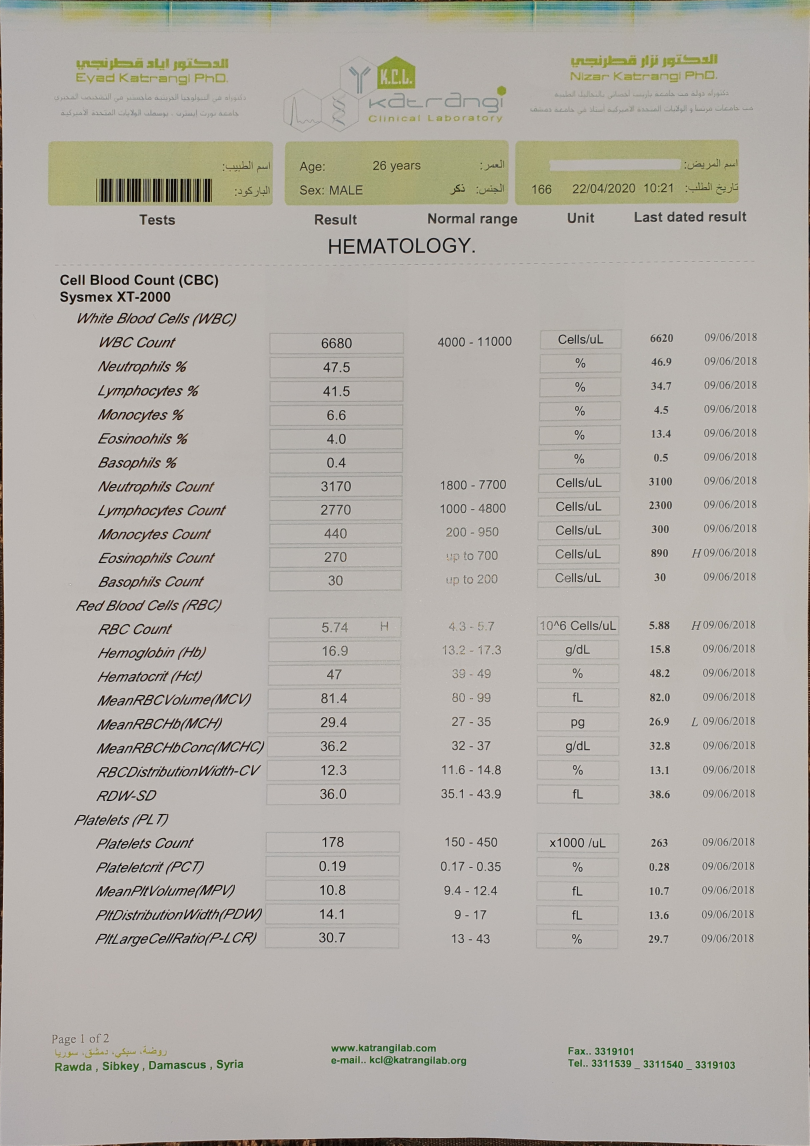
#> input picture OCR/Template Matching/Katrangi.jpg, 2428 x 3437 px, found by its file name (shown at 1/3 size); the run also reads 1 picture not shown here
$ python TemplateMatching.py
#> lines starting #> are read from the running program, lines starting #| are printed output that depends on the picture
import cv2


# Using raw string paths for images
shami = cv2.imread(r"D:/omar/Scanned Report to EHR/OCR/Template Matching/Shami_test.jpg", 0)
katrangi = cv2.imread(r"D:/omar/Scanned Report to EHR/OCR/Template Matching/Katrangi.jpg", 0)
#> katrangi: shape (3437, 2428); min 0, max 252, mean 174.8
wasara = cv2.imread(r"D:/omar/Scanned Report to EHR/OCR/Template Matching/wasara.jpg", 0)
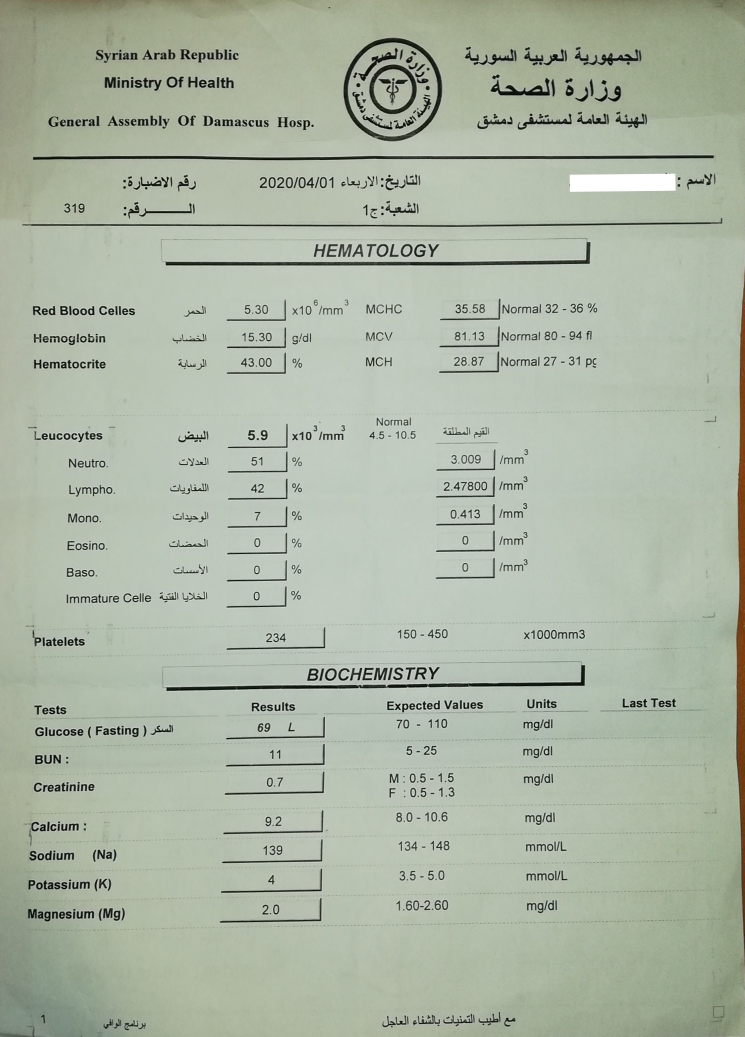
#> input picture OCR/Template Matching/wasara.jpg, 1489 x 2073 px, found by its file name (shown at 1/2 size)
#> wasara: shape (2073, 1489); min 0, max 255, mean 176.8
teshren = cv2.imread(r"D:/omar/Scanned Report to EHR/OCR/Template Matching/Teshren.jpg", 0)
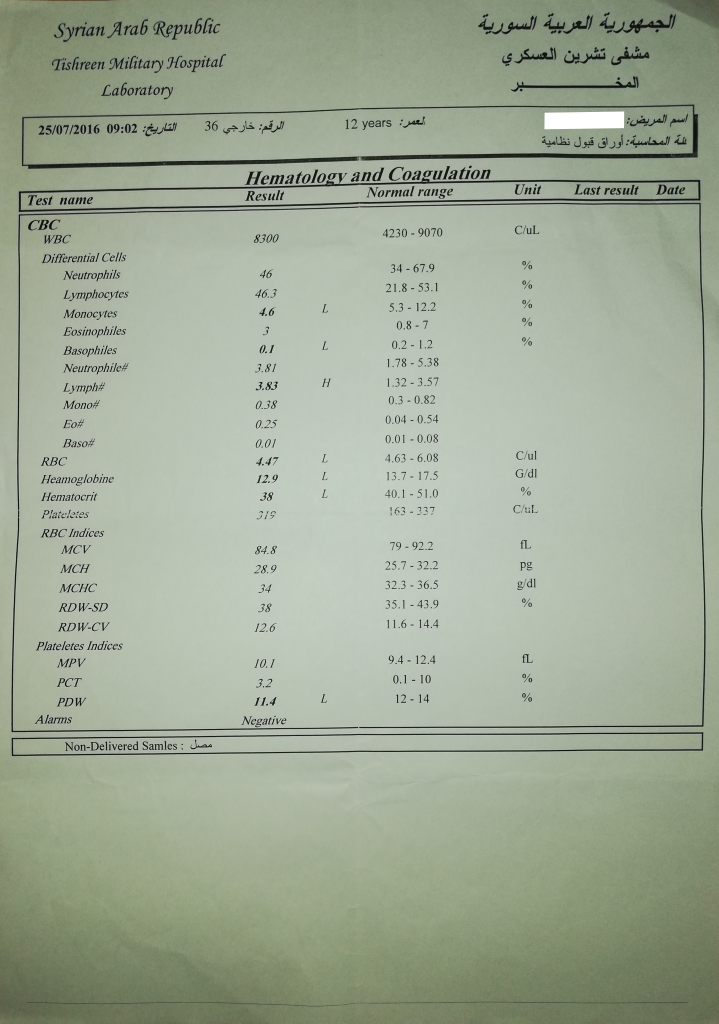
#> input picture OCR/Template Matching/Teshren.jpg, 2873 x 4094 px, found by its file name (shown at 1/4 size)
#> teshren: shape (4094, 2873); min 0, max 255, mean 163.8
abnsena = cv2.imread(r"D:/omar/Scanned Report to EHR/OCR/Template Matching/Abnsena.jpg", 0)
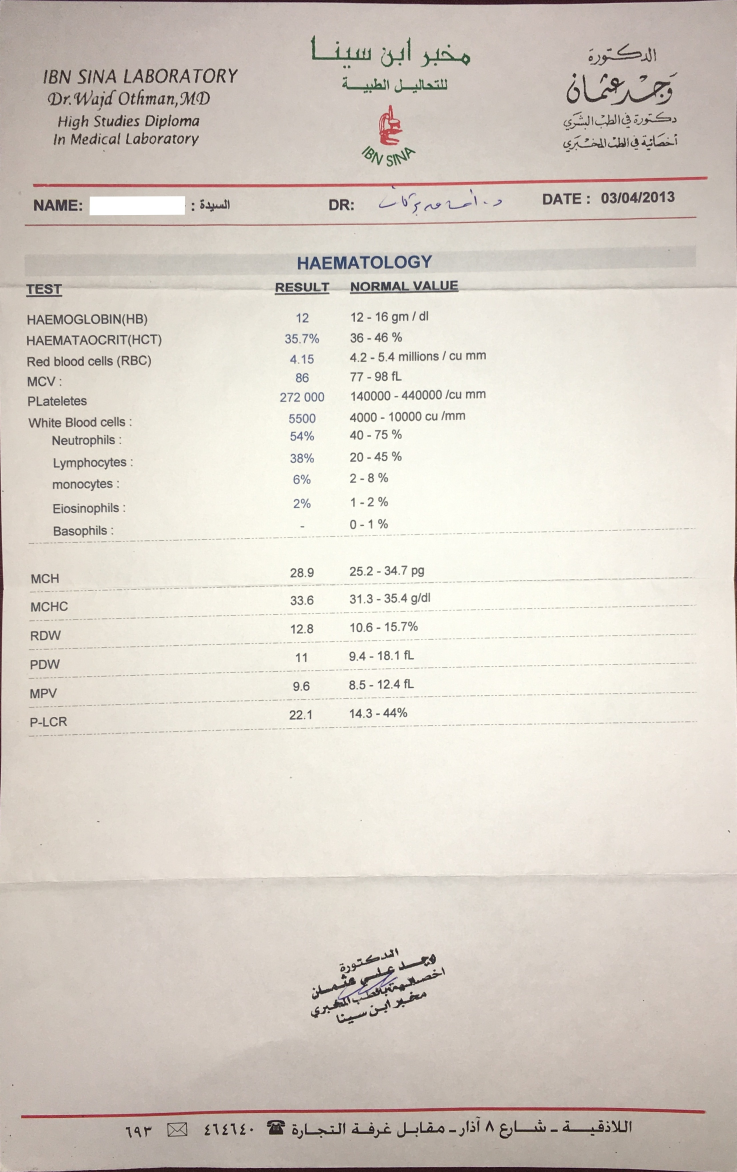
#> input picture OCR/Template Matching/Abnsena.jpg, 2209 x 3515 px, found by its file name (shown at 1/3 size)
#> abnsena: shape (3515, 2209); min 2, max 255, mean 210.3


katrangi = cv2.resize(katrangi, (400, 400), interpolation=cv2.INTER_AREA)
#> katrangi: shape (400, 400)
shami = cv2.resize(shami, (400, 400), interpolation=cv2.INTER_AREA)
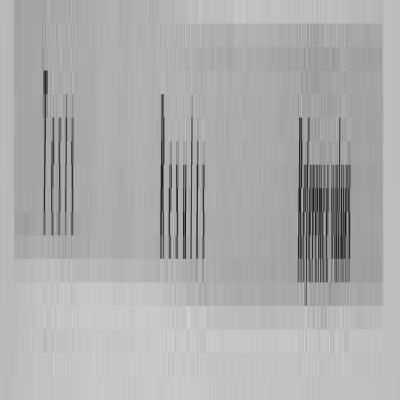
#> shami: shape (400, 400); min 18, max 209, mean 172.5
wasara = cv2.resize(wasara, (400, 400), interpolation=cv2.INTER_AREA)
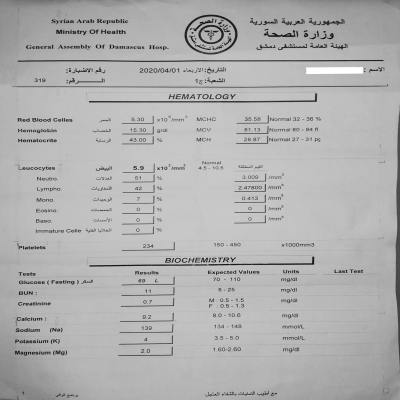
#> wasara: shape (400, 400); min 11, max 255, mean 176.8
teshren = cv2.resize(teshren, (400, 400), interpolation=cv2.INTER_AREA)
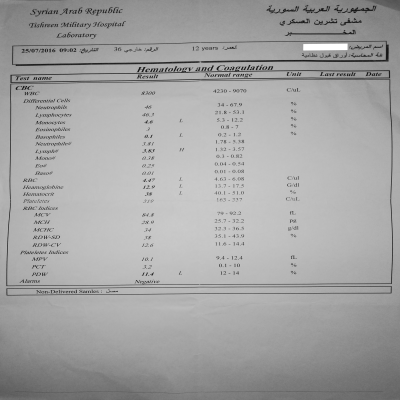
#> teshren: shape (400, 400); min 17, max 255, mean 163.8
abnsena = cv2.resize(abnsena, (400, 400), interpolation=cv2.INTER_AREA)
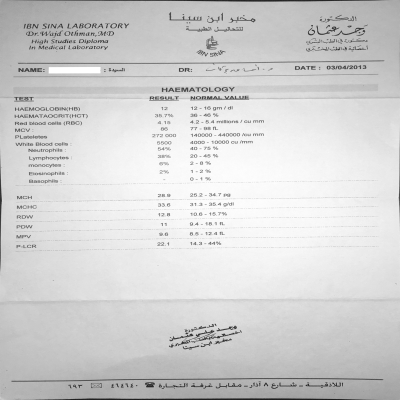
#> abnsena: shape (400, 400); min 27, max 255, mean 210.3
finder = cv2.SIFT_create()

# finder = cv2.xfeatures2d.SIFT_create()
kp_shami, des_shami = finder.detectAndCompute(shami, None)
#> kp_shami = 75 keypoints; strongest (x, y, size): (45, 73, 3.5), (162, 95, 2.1), (300, 119, 2.6), (184, 257, 2.8)
kp_katrangi, des_katrangi = finder.detectAndCompute(katrangi, None)
#> kp_katrangi = 416 keypoints; strongest (x, y, size): (52, 66, 5.3), (49, 104, 1.9), (88, 145, 2.7), (66, 66, 5.6)
kp_wasara, des_wasara = finder.detectAndCompute(wasara, None)
#> kp_wasara = 398 keypoints; strongest (x, y, size): (315, 100, 2), (276, 35, 2.7), (306, 35, 2.8), (342, 47, 2)
kp_teshren, des_teshren = finder.detectAndCompute(teshren, None)
#> kp_teshren = 358 keypoints; strongest (x, y, size): (308, 47, 5.9), (303, 22, 2), (322, 9, 2.2), (349, 21, 2.1)
kp_abnsena, des_abnsena = finder.detectAndCompute(abnsena, None)
#> kp_abnsena = 558 keypoints; strongest (x, y, size): (235, 327, 2.1), (217, 342, 1.9), (198, 335, 2.1), (202, 386, 1.8)

lowe_ratio = 0.5
bf = cv2.BFMatcher()
# [52 lines left out: function tm, not called in this run]
